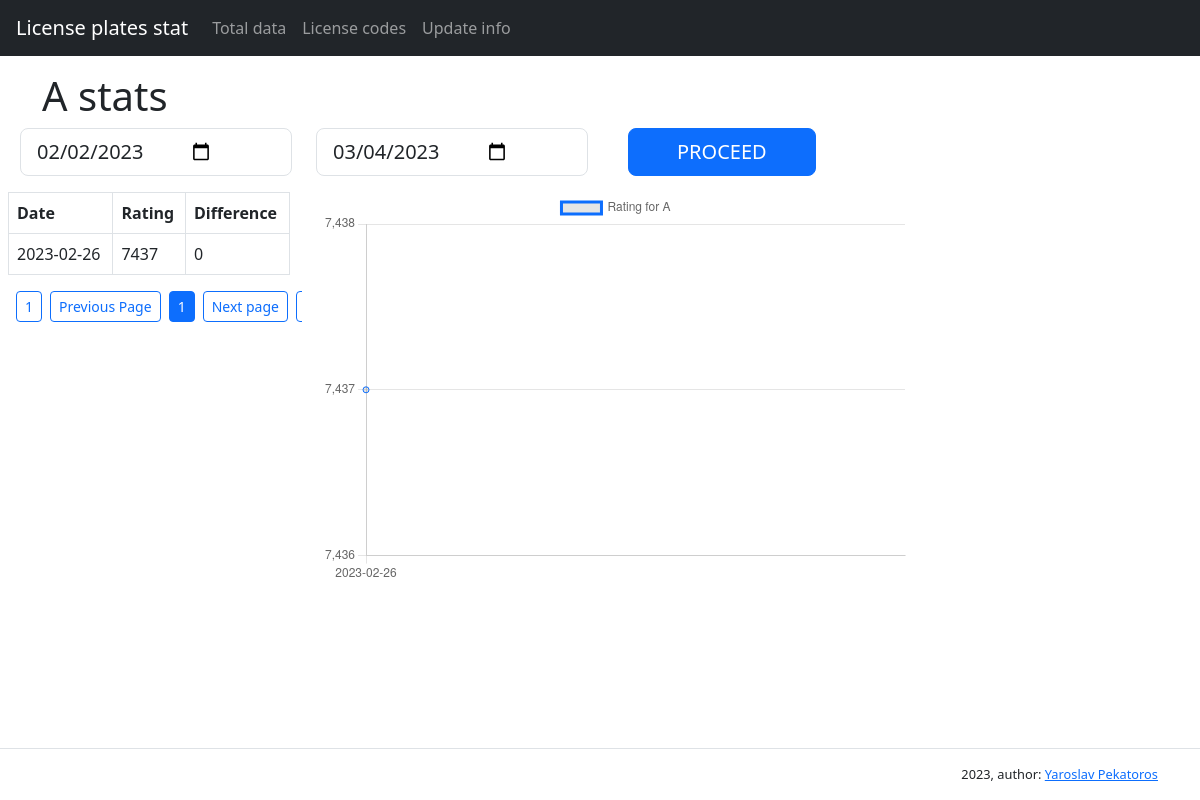
The page /code/A on the database as committed earlier.
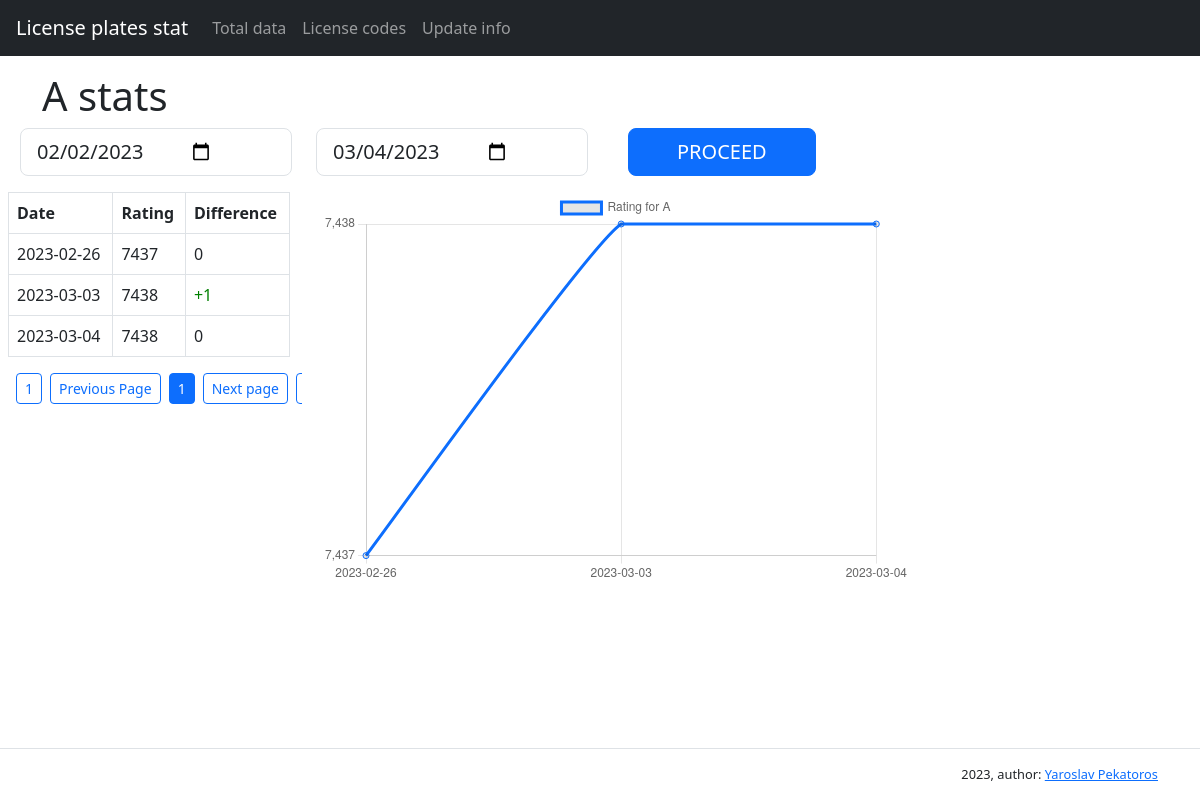
The same page on the database as committed later.
### tables this page shows
CREATE TABLE letter_values (id INTEGER PRIMARY KEY AUTOINCREMENT,letter_id INTEGER NOT NULL,created_at TIMESTAMP NOT NULL DEFAULT CURRENT_TIMESTAMP,value INTEGER,succeded TEXT,FOREIGN KEY (letter_id) REFERENCES letters (id));

### license_plates_stat/app.py (the view, shortened to what this page needs)
@app.route('/code/<name>', methods=['GET'])
def show_code(name):
    connection = sqlite3.connect('data/database.db')
    cur = connection.cursor()
    view_data = []
    data_limit = 30
    messages = None
    if request.args.get('ask_date'):
        start_date = request.args['start_date']
        end_date = request.args['end_date']
        page = 1
        letter_id = request.args['letter_id']
        try:
            start_date = datetime.datetime.strptime(start_date, '%Y-%m-%d').date()
            end_date = datetime.datetime.strptime(end_date, '%Y-%m-%d').date()
        except Exception:
            flash('Incorrect date format', 'danger')
            messages = get_flashed_messages(with_categories=True)
            return redirect(url_for('show_code', name=name, messages=messages)), 400
        letter_data = cur.execute('SELECT value, created_at FROM letter_values WHERE letter_id = ? AND created_at >= ? AND created_at <= ?', (letter_id, start_date, end_date)).fetchall()
        data_volume = len(letter_data)
        if data_volume != 0:
            pages = (int(data_volume / data_limit) + 1) if data_volume % data_limit != 0 else data_volume / data_limit
        else:
            pages = 1
        offset = 0
        letter_data = cur.execute('SELECT value, created_at FROM letter_values WHERE letter_id = ? AND created_at >= ? AND created_at <= ? LIMIT ? OFFSET ?', (letter_id, start_date, end_date, data_limit, offset)).fetchall()
    else:
        page = 1
        (letter_id,) = cur.execute('SELECT id FROM letters WHERE letter = ?', (name,)).fetchone()
        start_date = datetime.datetime.today().date() - datetime.timedelta(days=30)
        end_date = datetime.datetime.today().date()
        start_date = start_date.strftime("%Y-%m-%d")
        end_date = end_date.strftime("%Y-%m-%d")
        letter_data = cur.execute('SELECT value, created_at FROM letter_values WHERE letter_id = ? AND created_at >= ? AND created_at <= ?', (letter_id, start_date, end_date)).fetchall()
        pages = 1
    for i, elem in enumerate(letter_data):
        value, date = elem
        if i == 0:
            previous_date = datetime.datetime.strptime(letter_data[i][1], '%Y-%m-%d').date() - datetime.timedelta(days=1)
            previous_date_data = cur.execute('SELECT value FROM letter_values WHERE letter_id = ? AND created_at = ?', (letter_id, previous_date)).fetchone()
            if previous_date_data:
                (previous_value,) = previous_date_data
                difference = value - previous_value
            else:
                difference = 0
        if i > 0:
            difference = value - letter_data[i-1][0]
        view_data.append([value, date, difference])
    graph_dates = list([element[1] for element in view_data])
    graph_values = list([element[0] for element in view_data])
    return render_template(
        '/code.html',
        code=name,
        table_data=view_data,
        letter_id=letter_id,
        page=page,
        messages=messages,
        graph_dates = json.dumps(graph_dates),
        graph_values = json.dumps(graph_values),
        end_page=pages,
        start_date=start_date,
        end_date=end_date,
    )

### license_plates_stat/templates/code.html (shortened to what this page needs)
{% extends 'base.html' %}
{% block main %}
<main class="flex-grow-1">
  <div class="container-lg mt-3">
    <h1>{{ code }} stats</h1>
  </div>
    <form action="{{ url_for('show_code', name=code) }}" method="get" required>
      <div class="row mx-2">
        <div class="col-xl-3 col-12 mb-3">
          <input type="date" name="start_date" value="{{ start_date }}" class="d-flex form-control form-control-lg">
        </div>
        <div class="col-xl-3 col-12 mb-3">
        <input type="date" name="end_date" value="{{ end_date }}" class="d-flex form-control form-control-lg">
      </div>
        <div class="col-xl-3 col-12 mb-3">
          <input type="submit" class="btn btn-primary btn-lg ms-3 px-5 text-uppercase mx-3" value="Proceed">
        </div>
      </div>
    </form>
    <div class="row">
      <div class="table-responsive col-xl-3 col-12 mx-2">
        <table id="myTable" class="table table-bordered table-hover text-nowrap" data-test="urls">
            <tbody>
                <tr>
                    <th>Date</th>
                    <th>Rating</th>
                    <th>Difference</th>
                </tr>
                {% if table_data %}
                {% for value, date, difference in table_data %}
                <tr>
                  <td>{{ date }}</td>
                  <td>{{ value }}</td>
                  <td style="color: {% if difference > 0 %}green{% elif difference < 0 %}red{% endif %}">
                    {% if difference > 0 %}+{{ difference }}
                    {% elif difference < 0 %}-{{ difference | abs }}
                    {% else %}{{ difference }}
                    {% endif %}
                  </td>
                </tr>
                {% endfor %}
                {% endif %}
            </tbody>
        </table>
        <ul class="pagination">
          <li class="page-item">
            <form>
            <input type="submit" class="btn btn-outline-primary btn-sm mx-2" value="1">
            </form>
          </li>
          <li class="page-item">
            <form>
            <input type="submit" class="btn btn-outline-primary btn-sm" value="Previous Page">
            </form>
          </li>
          <li class="page-item">
            <button type="button" class="btn btn-primary btn-sm mx-2">{{ page }}</button>
          </li>
          <li class="page-item">
            <form>
            <input type="submit" class="btn btn-outline-primary btn-sm" value="Next page">
            </form>
          </li>
          <li class="page-item">
            <form>
            <input type="submit" class="btn btn-outline-primary btn-sm mx-2" value="Last page">
            </form>
          </li>
        </ul>
      </div>
      <div class="col-xl-6 col-12">
        <canvas id="myChart" width="600" height="400"></canvas>
      </div>
    </div>
  <script>
    const ctx = document.getElementById('myChart').getContext('2d');
    const myChart = new Chart(ctx, {
      type: 'line',
      data: {
        labels: {{ graph_dates|safe }},
        datasets: [{
          label: 'Rating for {{ code }}',
          data: {{ graph_values|safe}},
          fill: false,
          borderColor: 'rgb(13, 110, 253)',
          tension: 0.1
        }]
      },
      options: {
        responsive: true,
        scales: {
          y: {
            ticks: {
              stepSize: 1
            }
          }
        }
      }
    });
  </script>
</main>
{% endblock main %}

### license_plates_stat/templates/base.html (shortened to what this page needs)
<!DOCTYPE html>
<html lang="en">
    {% block head %}
    <head>
        <link href="https://cdn.jsdelivr.net/npm/bootstrap@5.3.0-alpha1/dist/css/bootstrap.min.css" rel="stylesheet"
>
        <link rel="stylesheet" href="https://cdnjs.cloudflare.com/ajax/libs/bootstrap-datepicker/1.9.0/css/bootstrap-datepicker.min.css">
    </head>
    {% endblock %}
    {% block body %}
    <body class="min-vh-100 d-flex flex-column"></body>
    <header class="flex-shrink-0">
      <nav class="navbar navbar-expand-md navbar-dark bg-dark px-3">
        <a class="navbar-brand" href="{{ url_for('index') }}">License plates stat</a>
        <div class="collapse navbar-collapse" id="navbarNav">
          <ul class="navbar-nav">
            <li class="nav-item"><a class="nav-link " href="{{ url_for('total_data') }}">Total data</a></li>
            <li class="nav-item"><a class="nav-link " href="{{ url_for('show_license_plates') }}">License codes</a></li>
            <li class="nav-item"><a class="nav-link " href="{{ url_for('update_info') }}">Update info</a></li>
          </ul>
        </div>
      </nav>
    </header>
    {% block main %}
    {% endblock main %}
    <footer class="border-top py-3 mt-5 flex-shrink-0">
        <div class="container-lg">
          <div style="font-size: 0.8rem;" class="text-end">
            2023, author: <a href="https://ya-pekatoros.github.io/" target="_blank">Yaroslav Pekatoros</a>
          </div>
        </div>
      </footer>
    </body>
    {% endblock body%}
</html>

Rows that differ between the two databases and show on the page:
added letter_values: created_at "2023-03-03", value "7438", letter "1"
added letter_values: created_at "2023-03-04", value "7438", difference "0"
Other text that changed with them:
chart data {{ graph_dates|safe }}: ["2023-02-26"] → ["2023-02-26", "2023-03-03", "2023-03-04"]
chart data {{ graph_values|safe }}: [7437] → [7437, 7438, 7438]
